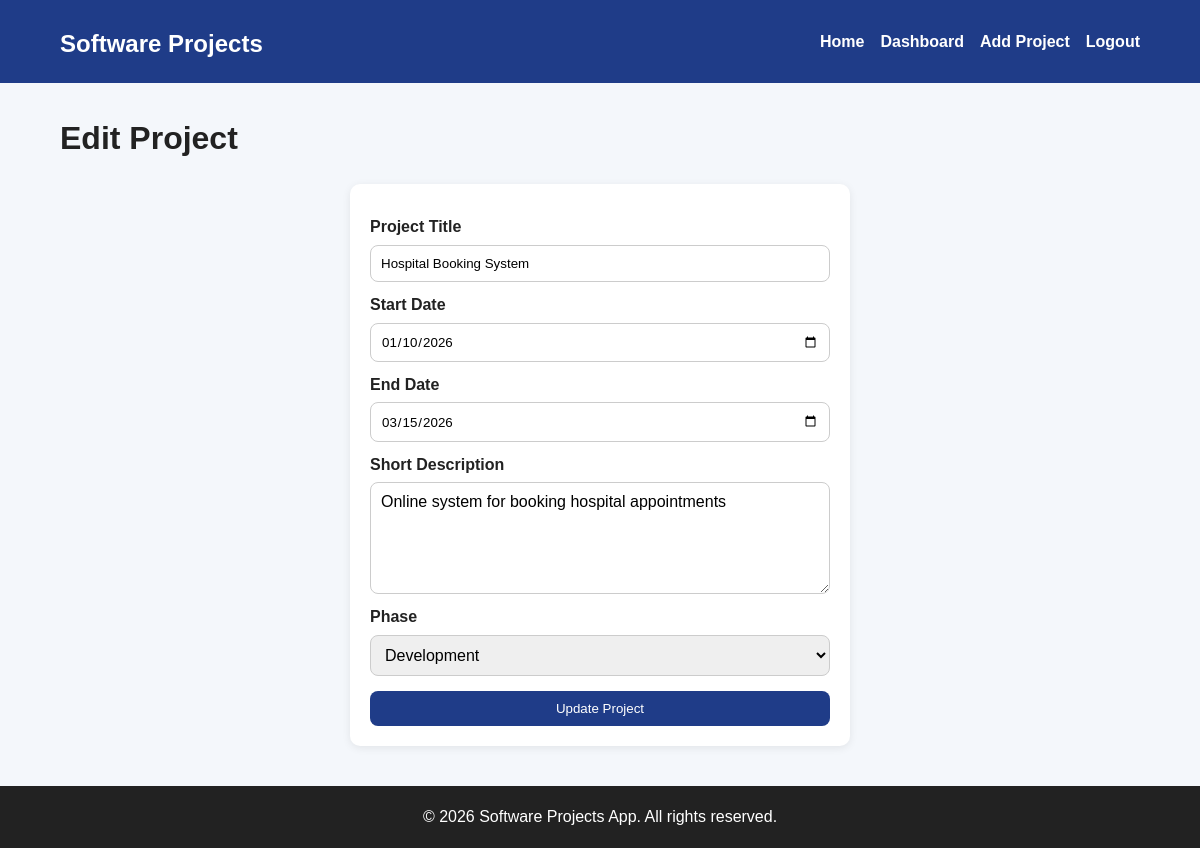
/edit_project.php?pid=1 (signed in), run on the app's committed database.
### tables this page shows
CREATE TABLE `projects` (
  `pid` int(11) NOT NULL,
  `title` varchar(150) NOT NULL,
  `start_date` date NOT NULL,
  `end_date` date DEFAULT NULL,
  `short_description` text NOT NULL,
  `phase` enum('design','development','testing','deployment','complete') NOT NULL,
  `uid` int(11) NOT NULL,
  `created_at` timestamp NOT NULL DEFAULT current_timestamp(),
  `updated_at` timestamp NOT NULL DEFAULT current_timestamp() ON UPDATE current_timestamp()
);

### edit_project.php (the view, shortened to what this page needs)
<?php
require_once 'includes/db.php';
$pid = (int) $_GET['pid'];
$stmt = $pdo->prepare("SELECT * FROM projects WHERE pid = ? AND uid = ?");
$stmt->execute([$pid, $_SESSION['uid']]);
$project = $stmt->fetch(PDO::FETCH_ASSOC);
$title = $project['title'];
$start_date = $project['start_date'];
$end_date = $project['end_date'];
$short_description = $project['short_description'];
$phase = $project['phase'];
$allowed_phases = ['design', 'development', 'testing', 'deployment', 'complete'];
require_once 'includes/header.php';
?>
<h2 class="page-title">Edit Project</h2>
<form method="POST" class="form-card" novalidate>
    <label>Project Title</label>
    <input type="text" name="title" value="<?php echo htmlspecialchars($title); ?>" required>
    <label>Start Date</label>
    <input type="date" name="start_date" value="<?php echo htmlspecialchars($start_date); ?>" required>
    <label>End Date</label>
    <input type="date" name="end_date" value="<?php echo htmlspecialchars($end_date); ?>">
    <label>Short Description</label>
    <textarea name="short_description" rows="5" required><?php echo htmlspecialchars($short_description); ?></textarea>
    <label>Phase</label>
    <select name="phase" required>
        <?php foreach ($allowed_phases as $allowed_phase): ?>
            <option value="<?php echo $allowed_phase; ?>" <?php echo $phase === $allowed_phase ? 'selected' : ''; ?>>
                <?php echo ucfirst($allowed_phase); ?>
            </option>
        <?php endforeach; ?>
    </select>
    <button type="submit">Update Project</button>
</form>
<?php require_once 'includes/footer.php'; ?>

### assets/css/style.css (style rules this page uses)
* { margin: 0; padding: 0; box-sizing: border-box; }
body { font-family: Arial, sans-serif; background-color: #f4f7fb; color: #222; line-height: 1.6; }
.page-title { margin-bottom: 20px; font-size: 2rem; }
.form-card { background: #fff; padding: 20px; border-radius: 10px; max-width: 500px; margin: 0 auto; box-shadow: 0 2px 8px rgba(0, 0, 0, 0.08); display: flex; flex-direction: column; }
.form-card label { margin-top: 10px; margin-bottom: 5px; font-weight: bold; }
.form-card input { padding: 10px; border: 1px solid #ccc; border-radius: 8px; }
.form-card button { margin-top: 15px; padding: 10px; background-color: #1f3c88; color: #fff; border: none; border-radius: 8px; cursor: pointer; }
.form-card textarea, .form-card select { padding: 10px; border: 1px solid #ccc; border-radius: 8px; font-size: 1rem; }
input, textarea, select, button { font-family: inherit; }

### data on the page
projects: title "Hospital Booking System", start_date "01/10/2026", end_date "03/15/2026", short_description "Online system for booking hospital appointments", phase "Development"
